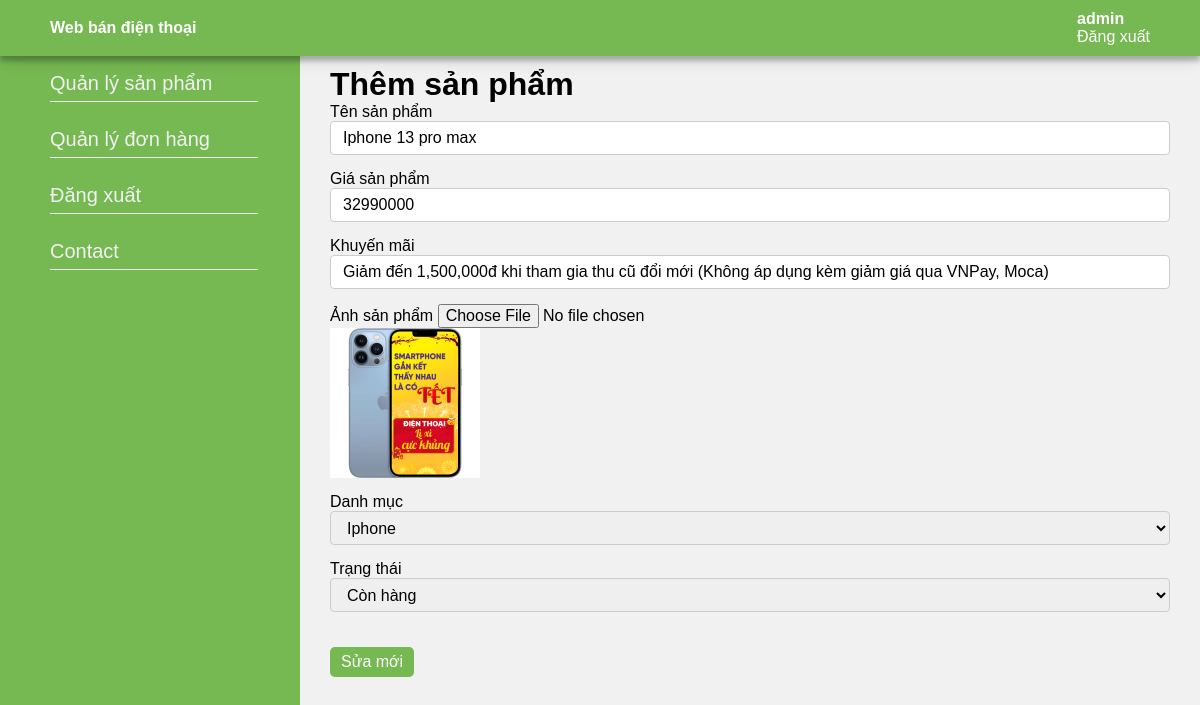
/admin/index.php?page_layout=edit_product&&product_id=1 (signed in), run on the app's committed database.
### tables this page shows
CREATE TABLE `product` (
  `product_id` int(11) NOT NULL,
  `type_id` int(11) NOT NULL,
  `img` varchar(50) NOT NULL,
  `status` int(11) NOT NULL,
  `price` int(11) NOT NULL,
  `promotions` varchar(255) DEFAULT NULL,
  `name` varchar(50) NOT NULL
);

CREATE TABLE `category_type` (
  `type_id` int(11) NOT NULL,
  `type` varchar(50) NOT NULL
);

### admin/edit_product.php (the view, shortened to what this page needs)
<?php
$prd_id = $_GET["product_id"];
$sql_prd = "SELECT * FROM `product`
            WHERE `product_id` = $prd_id";
$query_prd = mysqli_query($conn, $sql_prd);
$row_prd = mysqli_fetch_array($query_prd);
?>
<div class="main">
    <h2>Thêm sản phẩm</h2>
    <form role="form" method="post" enctype="multipart/form-data">
        <div class="form-group">
            <label>Tên sản phẩm</label>
            <input required name="name" class="form-control" value="<?php echo $row_prd["name"] ?>">
        </div>
        <div class="form-group">
            <label>Giá sản phẩm</label>
            <input required name="price" type="number" min="0" class="form-control"
                value="<?php echo $row_prd["price"] ?>">
        </div>
        <div class="form-group">
            <label>Khuyến mãi</label>
            <input required name="promotions" type="text" class="form-control"
                value="<?php echo $row_prd["promotions"] ?>">
        </div>
        <div class="form-group">
            <label>Ảnh sản phẩm</label>
            <input name="img" type="file">
            <br>
            <div>
                <img src="images/<?php echo $row_prd["img"] ?>">
            </div>
        </div>
        <div class="form-group">
            <label>Danh mục</label>
            <?php
                $sql_cat = "SELECT * FROM `category_type` ORDER BY `type_id` ASC";
                $query = mysqli_query($conn, $sql_cat);
            ?>
            <select name="type_id" class="form-control">
                <?php
                $row_cat = mysqli_fetch_array($query);
                while($row_cat){?>
                <option value=<?php echo $row_cat["type_id"] ?>
                    <?php if($row_prd["type_id"]==$row_cat["type_id"]){echo "selected";}?>>
                    <?php echo $row_cat["type"] ?></option>
                <?php $row_cat = mysqli_fetch_array($query);} ?>
            </select>
        </div>
        <div class="form-group">
            <label>Trạng thái</label>
            <select name="status" class="form-control">
                <option value=1 <?php if($row_prd["status"]==1){echo "selected";}?>>Còn hàng</option>
            </select>
        </div>
        <button name="sbm" type="submit" class="btn">Sửa mới</button>
    </form>
</div>

### admin/css/style.css (style rules this page uses)
html, body, body * { margin: 0; padding: 0; font-family: sans-serif; font-size: 1rem; }
h2 { font-size: 200%; }
.main { padding: 66px 30px 0 330px; background: #f1f1f1; width: 100%; min-height: 100%; box-sizing: border-box; }
.btn { margin-top: 20px; margin-bottom: 20px; padding: 5px 10px; text-align: center; border: 1px solid transparent; border-radius: 5px; background: #76b852; color: #ffffff; cursor: pointer; }
img { width: 150px; }
.form-group { margin-bottom: 15px; }
.form-control { display: block; width: 100%; height: 34px; padding: 6px 12px; border: 1px solid #ccc; border-radius: 4px; }

### data on the page
product: name "Iphone 13 pro max", price "32990000", promotions "Giảm đến 1,500,000đ khi tham gia thu cũ đổi mới (Không áp dụng kèm giảm giá qua VNPay, Moca)", img (picture), type_id "Iphone", status "Còn hàng"

### other printed values
$_SESSION["user"] "admin"
